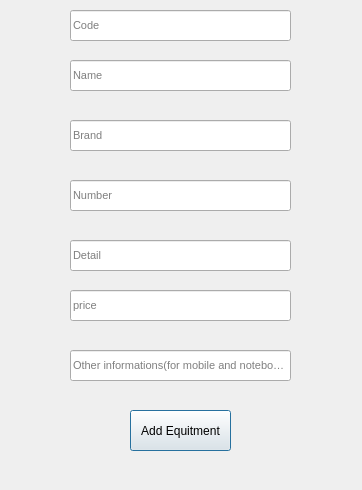
<?xml version="1.0" encoding="UTF-8"?>
<ui version="4.0">
 <class>addNewEquitment</class>
 <widget class="QWidget" name="addNewEquitment">
  <property name="geometry">
   <rect>
    <x>0</x>
    <y>0</y>
    <width>362</width>
    <height>490</height>
   </rect>
  </property>
  <property name="windowTitle">
   <string>add new equitment</string>
  </property>
  <property name="windowIcon">
   <iconset>
    <normaloff>C:/Users/ABOLFAZL/Desktop/download.png</normaloff>C:/Users/ABOLFAZL/Desktop/download.png</iconset>
  </property>
  <widget class="QLineEdit" name="lineEditCode">
   <property name="geometry">
    <rect>
     <x>70</x>
     <y>10</y>
     <width>221</width>
     <height>31</height>
    </rect>
   </property>
   <property name="font">
    <font>
     <pointsize>8</pointsize>
    </font>
   </property>
   <property name="frame">
    <bool>true</bool>
   </property>
   <property name="cursorPosition">
    <number>0</number>
   </property>
   <property name="placeholderText">
    <string>Code</string>
   </property>
  </widget>
  <widget class="QLineEdit" name="lineEditName">
   <property name="geometry">
    <rect>
     <x>70</x>
     <y>60</y>
     <width>221</width>
     <height>31</height>
    </rect>
   </property>
   <property name="font">
    <font>
     <pointsize>8</pointsize>
    </font>
   </property>
   <property name="frame">
    <bool>true</bool>
   </property>
   <property name="cursorPosition">
    <number>0</number>
   </property>
   <property name="placeholderText">
    <string>Name</string>
   </property>
  </widget>
  <widget class="QLineEdit" name="lineEditBrand">
   <property name="geometry">
    <rect>
     <x>70</x>
     <y>120</y>
     <width>221</width>
     <height>31</height>
    </rect>
   </property>
   <property name="font">
    <font>
     <pointsize>8</pointsize>
    </font>
   </property>
   <property name="frame">
    <bool>true</bool>
   </property>
   <property name="cursorPosition">
    <number>0</number>
   </property>
   <property name="placeholderText">
    <string>Brand</string>
   </property>
  </widget>
  <widget class="QLineEdit" name="lineEditNumber">
   <property name="geometry">
    <rect>
     <x>70</x>
     <y>180</y>
     <width>221</width>
     <height>31</height>
    </rect>
   </property>
   <property name="font">
    <font>
     <pointsize>8</pointsize>
    </font>
   </property>
   <property name="frame">
    <bool>true</bool>
   </property>
   <property name="cursorPosition">
    <number>0</number>
   </property>
   <property name="placeholderText">
    <string>Number</string>
   </property>
  </widget>
  <widget class="QLineEdit" name="lineEditPrice">
   <property name="geometry">
    <rect>
     <x>70</x>
     <y>290</y>
     <width>221</width>
     <height>31</height>
    </rect>
   </property>
   <property name="font">
    <font>
     <pointsize>8</pointsize>
    </font>
   </property>
   <property name="focusPolicy">
    <enum>Qt::NoFocus</enum>
   </property>
   <property name="frame">
    <bool>true</bool>
   </property>
   <property name="cursorPosition">
    <number>0</number>
   </property>
   <property name="placeholderText">
    <string>price</string>
   </property>
  </widget>
  <widget class="QLineEdit" name="lineEditDetails">
   <property name="geometry">
    <rect>
     <x>70</x>
     <y>240</y>
     <width>221</width>
     <height>31</height>
    </rect>
   </property>
   <property name="font">
    <font>
     <pointsize>8</pointsize>
    </font>
   </property>
   <property name="frame">
    <bool>true</bool>
   </property>
   <property name="cursorPosition">
    <number>0</number>
   </property>
   <property name="placeholderText">
    <string>Detail</string>
   </property>
  </widget>
  <widget class="QLineEdit" name="lineEditotherInformation">
   <property name="geometry">
    <rect>
     <x>70</x>
     <y>350</y>
     <width>221</width>
     <height>31</height>
    </rect>
   </property>
   <property name="font">
    <font>
     <pointsize>8</pointsize>
    </font>
   </property>
   <property name="frame">
    <bool>true</bool>
   </property>
   <property name="cursorPosition">
    <number>0</number>
   </property>
   <property name="placeholderText">
    <string>Other informations(for mobile and notebook)</string>
   </property>
  </widget>
  <widget class="QPushButton" name="pushButton">
   <property name="geometry">
    <rect>
     <x>130</x>
     <y>410</y>
     <width>101</width>
     <height>41</height>
    </rect>
   </property>
   <property name="text">
    <string>Add Equitment</string>
   </property>
   <property name="default">
    <bool>true</bool>
   </property>
  </widget>
 </widget>
 <resources/>
 <connections/>
</ui>
